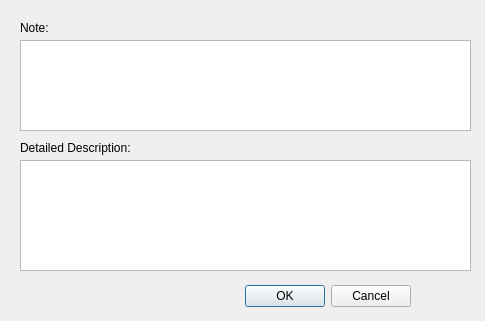
<?xml version="1.0" encoding="UTF-8"?>
<ui version="4.0">
 <class>Dialog</class>
 <widget class="QDialog" name="Dialog">
  <property name="geometry">
   <rect>
    <x>0</x>
    <y>0</y>
    <width>485</width>
    <height>321</height>
   </rect>
  </property>
  <property name="windowTitle">
   <string>Dialog</string>
  </property>
  <widget class="QDialogButtonBox" name="buttonBox">
   <property name="geometry">
    <rect>
     <x>70</x>
     <y>280</y>
     <width>341</width>
     <height>32</height>
    </rect>
   </property>
   <property name="orientation">
    <enum>Qt::Horizontal</enum>
   </property>
   <property name="standardButtons">
    <set>QDialogButtonBox::Cancel|QDialogButtonBox::Ok</set>
   </property>
  </widget>
  <widget class="QPlainTextEdit" name="noteEdit">
   <property name="geometry">
    <rect>
     <x>20</x>
     <y>40</y>
     <width>451</width>
     <height>91</height>
    </rect>
   </property>
  </widget>
  <widget class="QLabel" name="label">
   <property name="geometry">
    <rect>
     <x>20</x>
     <y>20</y>
     <width>55</width>
     <height>16</height>
    </rect>
   </property>
   <property name="text">
    <string>Note:</string>
   </property>
  </widget>
  <widget class="QLabel" name="label_2">
   <property name="geometry">
    <rect>
     <x>20</x>
     <y>140</y>
     <width>131</width>
     <height>16</height>
    </rect>
   </property>
   <property name="text">
    <string>Detailed Description:</string>
   </property>
  </widget>
  <widget class="QTextEdit" name="detailEdit">
   <property name="geometry">
    <rect>
     <x>20</x>
     <y>160</y>
     <width>451</width>
     <height>111</height>
    </rect>
   </property>
  </widget>
 </widget>
 <resources/>
 <connections>
  <connection>
   <sender>buttonBox</sender>
   <signal>accepted()</signal>
   <receiver>Dialog</receiver>
   <slot>accept()</slot>
   <hints>
    <hint type="sourcelabel">
     <x>248</x>
     <y>254</y>
    </hint>
    <hint type="destinationlabel">
     <x>157</x>
     <y>274</y>
    </hint>
   </hints>
  </connection>
  <connection>
   <sender>buttonBox</sender>
   <signal>rejected()</signal>
   <receiver>Dialog</receiver>
   <slot>reject()</slot>
   <hints>
    <hint type="sourcelabel">
     <x>316</x>
     <y>260</y>
    </hint>
    <hint type="destinationlabel">
     <x>286</x>
     <y>274</y>
    </hint>
   </hints>
  </connection>
 </connections>
</ui>
